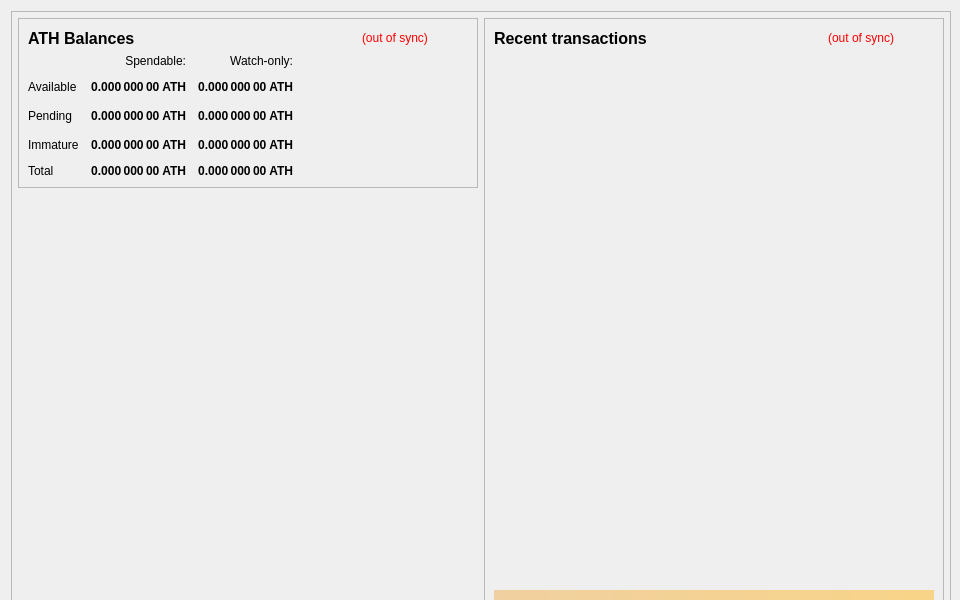
<?xml version="1.0" encoding="UTF-8"?>
<ui version="4.0">
 <class>OverviewPage</class>
 <widget class="QWidget" name="OverviewPage">
  <property name="geometry">
   <rect>
    <x>0</x>
    <y>0</y>
    <width>960</width>
    <height>600</height>
   </rect>
  </property>
  <property name="minimumSize">
   <size>
    <width>960</width>
    <height>600</height>
   </size>
  </property>
  <property name="font">
   <font>
    <weight>50</weight>
    <bold>false</bold>
   </font>
  </property>
  <property name="windowTitle">
   <string>Form</string>
  </property>
  <layout class="QVBoxLayout" name="topLayout" stretch="0">
   <property name="rightMargin">
    <number>9</number>
   </property>
   <item>
    <widget class="QFrame" name="frame_BG">
     <property name="minimumSize">
      <size>
       <width>850</width>
       <height>610</height>
      </size>
     </property>
     <property name="maximumSize">
      <size>
       <width>16777215</width>
       <height>16777215</height>
      </size>
     </property>
     <property name="frameShape">
      <enum>QFrame::StyledPanel</enum>
     </property>
     <property name="frameShadow">
      <enum>QFrame::Raised</enum>
     </property>
     <layout class="QVBoxLayout" name="verticalLayout_3" stretch="0">
      <property name="leftMargin">
       <number>0</number>
      </property>
      <property name="topMargin">
       <number>6</number>
      </property>
      <property name="rightMargin">
       <number>0</number>
      </property>
      <property name="bottomMargin">
       <number>6</number>
      </property>
      <item>
       <layout class="QVBoxLayout" name="verticalLayout_Master" stretch="1">
        <property name="leftMargin">
         <number>0</number>
        </property>
        <property name="topMargin">
         <number>0</number>
        </property>
        <property name="rightMargin">
         <number>0</number>
        </property>
        <property name="bottomMargin">
         <number>0</number>
        </property>
        <item>
         <widget class="QFrame" name="frame_Content">
          <layout class="QVBoxLayout" name="verticalLayout_Content">
           <property name="leftMargin">
            <number>6</number>
           </property>
           <property name="topMargin">
            <number>0</number>
           </property>
           <property name="rightMargin">
            <number>6</number>
           </property>
           <property name="bottomMargin">
            <number>0</number>
           </property>
           <item>
            <layout class="QHBoxLayout" name="horizontalLayout_Content" stretch="1,1">
             <property name="spacing">
              <number>6</number>
             </property>
             <item>
              <layout class="QVBoxLayout" name="verticalLayout_left" stretch="0,0,0">
               <item>
                <widget class="QFrame" name="frameBalances">
                 <property name="frameShape">
                  <enum>QFrame::StyledPanel</enum>
                 </property>
                 <property name="frameShadow">
                  <enum>QFrame::Raised</enum>
                 </property>
                 <layout class="QVBoxLayout" name="verticalLayout_4">
                  <item>
                   <layout class="QHBoxLayout" name="hlBalancesHeader" stretch="2,0,0">
                    <property name="spacing">
                     <number>6</number>
                    </property>
                    <item>
                     <widget class="QLabel" name="labelBalances">
                      <property name="minimumSize">
                       <size>
                        <width>0</width>
                        <height>0</height>
                       </size>
                      </property>
                      <property name="font">
                       <font>
                        <pointsize>12</pointsize>
                        <weight>75</weight>
                        <bold>true</bold>
                       </font>
                      </property>
                      <property name="text">
                       <string>ATH Balances</string>
                      </property>
                     </widget>
                    </item>
                    <item>
                     <widget class="QLabel" name="labelWalletStatus">
                      <property name="cursor">
                       <cursorShape>WhatsThisCursor</cursorShape>
                      </property>
                      <property name="toolTip">
                       <string>The displayed information may be out of date. Your wallet automatically synchronizes with the Authoracoin network after a connection is established, but this process has not completed yet.</string>
                      </property>
                      <property name="styleSheet">
                       <string notr="true">QLabel { color: red; }</string>
                      </property>
                      <property name="text">
                       <string notr="true">(out of sync)</string>
                      </property>
                      <property name="alignment">
                       <set>Qt::AlignLeading|Qt::AlignLeft|Qt::AlignVCenter</set>
                      </property>
                     </widget>
                    </item>
                    <item>
                     <spacer name="hsBalancesHeader">
                      <property name="orientation">
                       <enum>Qt::Horizontal</enum>
                      </property>
                      <property name="sizeHint" stdset="0">
                       <size>
                        <width>40</width>
                        <height>20</height>
                       </size>
                      </property>
                     </spacer>
                    </item>
                   </layout>
                  </item>
                  <item>
                   <layout class="QGridLayout" name="gridLayout">
                    <property name="spacing">
                     <number>12</number>
                    </property>
                    <item row="2" column="2">
                     <widget class="QLabel" name="labelWatchPending">
                      <property name="font">
                       <font>
                        <weight>75</weight>
                        <bold>true</bold>
                       </font>
                      </property>
                      <property name="cursor">
                       <cursorShape>ArrowCursor</cursorShape>
                      </property>
                      <property name="toolTip">
                       <string>Unconfirmed transactions to watch-only addresses</string>
                      </property>
                      <property name="text">
                       <string notr="true">0.000 000 00 ATH</string>
                      </property>
                      <property name="alignment">
                       <set>Qt::AlignRight|Qt::AlignTrailing|Qt::AlignVCenter</set>
                      </property>
                      <property name="textInteractionFlags">
                       <set>Qt::NoTextInteraction</set>
                      </property>
                     </widget>
                    </item>
                    <item row="2" column="1">
                     <widget class="QLabel" name="labelUnconfirmed">
                      <property name="font">
                       <font>
                        <weight>75</weight>
                        <bold>true</bold>
                       </font>
                      </property>
                      <property name="cursor">
                       <cursorShape>ArrowCursor</cursorShape>
                      </property>
                      <property name="toolTip">
                       <string>Total of transactions that have yet to be confirmed, and do not yet count toward the spendable balance</string>
                      </property>
                      <property name="text">
                       <string notr="true">0.000 000 00 ATH</string>
                      </property>
                      <property name="alignment">
                       <set>Qt::AlignRight|Qt::AlignTrailing|Qt::AlignVCenter</set>
                      </property>
                      <property name="textInteractionFlags">
                       <set>Qt::NoTextInteraction</set>
                      </property>
                     </widget>
                    </item>
                    <item row="3" column="2">
                     <widget class="QLabel" name="labelWatchImmature">
                      <property name="font">
                       <font>
                        <weight>75</weight>
                        <bold>true</bold>
                       </font>
                      </property>
                      <property name="cursor">
                       <cursorShape>ArrowCursor</cursorShape>
                      </property>
                      <property name="toolTip">
                       <string>Staked or masternode rewards in watch-only addresses that has not yet matured</string>
                      </property>
                      <property name="text">
                       <string notr="true">0.000 000 00 ATH</string>
                      </property>
                      <property name="alignment">
                       <set>Qt::AlignRight|Qt::AlignTrailing|Qt::AlignVCenter</set>
                      </property>
                      <property name="textInteractionFlags">
                       <set>Qt::NoTextInteraction</set>
                      </property>
                     </widget>
                    </item>
                    <item row="4" column="0">
                     <widget class="QLabel" name="labelTotalText">
                      <property name="text">
                       <string>Total</string>
                      </property>
                      <property name="textInteractionFlags">
                       <set>Qt::NoTextInteraction</set>
                      </property>
                     </widget>
                    </item>
                    <item row="3" column="1">
                     <widget class="QLabel" name="labelImmature">
                      <property name="font">
                       <font>
                        <weight>75</weight>
                        <bold>true</bold>
                       </font>
                      </property>
                      <property name="cursor">
                       <cursorShape>ArrowCursor</cursorShape>
                      </property>
                      <property name="toolTip">
                       <string>Staked or masternode rewards that has not yet matured</string>
                      </property>
                      <property name="text">
                       <string notr="true">0.000 000 00 ATH</string>
                      </property>
                      <property name="alignment">
                       <set>Qt::AlignRight|Qt::AlignTrailing|Qt::AlignVCenter</set>
                      </property>
                      <property name="textInteractionFlags">
                       <set>Qt::NoTextInteraction</set>
                      </property>
                     </widget>
                    </item>
                    <item row="2" column="3">
                     <spacer name="hsBalances">
                      <property name="orientation">
                       <enum>Qt::Horizontal</enum>
                      </property>
                      <property name="sizeHint" stdset="0">
                       <size>
                        <width>40</width>
                        <height>20</height>
                       </size>
                      </property>
                     </spacer>
                    </item>
                    <item row="3" column="0">
                     <widget class="QLabel" name="labelImmatureText">
                      <property name="text">
                       <string>Immature</string>
                      </property>
                      <property name="textInteractionFlags">
                       <set>Qt::NoTextInteraction</set>
                      </property>
                     </widget>
                    </item>
                    <item row="4" column="1">
                     <widget class="QLabel" name="labelTotal">
                      <property name="font">
                       <font>
                        <weight>75</weight>
                        <bold>true</bold>
                       </font>
                      </property>
                      <property name="cursor">
                       <cursorShape>ArrowCursor</cursorShape>
                      </property>
                      <property name="toolTip">
                       <string>Your current total balance</string>
                      </property>
                      <property name="text">
                       <string notr="true">0.000 000 00 ATH</string>
                      </property>
                      <property name="alignment">
                       <set>Qt::AlignRight|Qt::AlignTrailing|Qt::AlignVCenter</set>
                      </property>
                      <property name="textInteractionFlags">
                       <set>Qt::NoTextInteraction</set>
                      </property>
                     </widget>
                    </item>
                    <item row="4" column="2">
                     <widget class="QLabel" name="labelWatchTotal">
                      <property name="font">
                       <font>
                        <weight>75</weight>
                        <bold>true</bold>
                       </font>
                      </property>
                      <property name="cursor">
                       <cursorShape>ArrowCursor</cursorShape>
                      </property>
                      <property name="toolTip">
                       <string>Current total balance in watch-only addresses</string>
                      </property>
                      <property name="text">
                       <string notr="true">0.000 000 00 ATH</string>
                      </property>
                      <property name="alignment">
                       <set>Qt::AlignRight|Qt::AlignTrailing|Qt::AlignVCenter</set>
                      </property>
                      <property name="textInteractionFlags">
                       <set>Qt::NoTextInteraction</set>
                      </property>
                     </widget>
                    </item>
                    <item row="0" column="2">
                     <widget class="QLabel" name="labelWatchonly">
                      <property name="text">
                       <string>Watch-only:</string>
                      </property>
                      <property name="alignment">
                       <set>Qt::AlignRight|Qt::AlignTrailing|Qt::AlignVCenter</set>
                      </property>
                     </widget>
                    </item>
                    <item row="1" column="0">
                     <widget class="QLabel" name="labelBalanceText">
                      <property name="text">
                       <string>Available</string>
                      </property>
                      <property name="textInteractionFlags">
                       <set>Qt::NoTextInteraction</set>
                      </property>
                     </widget>
                    </item>
                    <item row="1" column="1">
                     <widget class="QLabel" name="labelBalance">
                      <property name="font">
                       <font>
                        <weight>75</weight>
                        <bold>true</bold>
                       </font>
                      </property>
                      <property name="cursor">
                       <cursorShape>ArrowCursor</cursorShape>
                      </property>
                      <property name="toolTip">
                       <string>Your current spendable balance</string>
                      </property>
                      <property name="text">
                       <string notr="true">0.000 000 00 ATH</string>
                      </property>
                      <property name="alignment">
                       <set>Qt::AlignRight|Qt::AlignTrailing|Qt::AlignVCenter</set>
                      </property>
                      <property name="textInteractionFlags">
                       <set>Qt::NoTextInteraction</set>
                      </property>
                     </widget>
                    </item>
                    <item row="1" column="2">
                     <widget class="QLabel" name="labelWatchAvailable">
                      <property name="font">
                       <font>
                        <weight>75</weight>
                        <bold>true</bold>
                       </font>
                      </property>
                      <property name="cursor">
                       <cursorShape>ArrowCursor</cursorShape>
                      </property>
                      <property name="toolTip">
                       <string>Your current balance in watch-only addresses</string>
                      </property>
                      <property name="text">
                       <string notr="true">0.000 000 00 ATH</string>
                      </property>
                      <property name="alignment">
                       <set>Qt::AlignRight|Qt::AlignTrailing|Qt::AlignVCenter</set>
                      </property>
                      <property name="textInteractionFlags">
                       <set>Qt::NoTextInteraction</set>
                      </property>
                     </widget>
                    </item>
                    <item row="2" column="0">
                     <widget class="QLabel" name="labelPendingText">
                      <property name="text">
                       <string>Pending</string>
                      </property>
                      <property name="textInteractionFlags">
                       <set>Qt::NoTextInteraction</set>
                      </property>
                     </widget>
                    </item>
                    <item row="0" column="1">
                     <widget class="QLabel" name="labelSpendable">
                      <property name="text">
                       <string>Spendable:</string>
                      </property>
                      <property name="alignment">
                       <set>Qt::AlignRight|Qt::AlignTrailing|Qt::AlignVCenter</set>
                      </property>
                     </widget>
                    </item>
                   </layout>
                  </item>
                 </layout>
                </widget>
               </item>
               <item>
                <spacer name="verticalSpacer">
                 <property name="orientation">
                  <enum>Qt::Vertical</enum>
                 </property>
                 <property name="sizeHint" stdset="0">
                  <size>
                   <width>20</width>
                   <height>40</height>
                  </size>
                 </property>
                </spacer>
               </item>
               <item>
                <widget class="QLabel" name="bg_logo">
                 <property name="minimumSize">
                  <size>
                   <width>250</width>
                   <height>300</height>
                  </size>
                 </property>
                 <property name="maximumSize">
                  <size>
                   <width>16777215</width>
                   <height>450</height>
                  </size>
                 </property>
                 <property name="font">
                  <font>
                   <pointsize>14</pointsize>
                  </font>
                 </property>
                 <property name="text">
                  <string/>
                 </property>
                 <property name="alignment">
                  <set>Qt::AlignRight|Qt::AlignTrailing|Qt::AlignVCenter</set>
                 </property>
                </widget>
               </item>
              </layout>
             </item>
             <item>
              <layout class="QVBoxLayout" name="verticalLayout_right" stretch="1">
               <item>
                <widget class="QFrame" name="frame_RecentTransactions">
                 <property name="minimumSize">
                  <size>
                   <width>0</width>
                   <height>0</height>
                  </size>
                 </property>
                 <property name="frameShape">
                  <enum>QFrame::StyledPanel</enum>
                 </property>
                 <property name="frameShadow">
                  <enum>QFrame::Raised</enum>
                 </property>
                 <layout class="QVBoxLayout" name="verticalLayout_1" stretch="0,0,0,0">
                  <item>
                   <layout class="QHBoxLayout" name="horizontalLayout_2" stretch="2,0,0">
                    <property name="spacing">
                     <number>3</number>
                    </property>
                    <item>
                     <widget class="QLabel" name="label_4">
                      <property name="minimumSize">
                       <size>
                        <width>0</width>
                        <height>20</height>
                       </size>
                      </property>
                      <property name="font">
                       <font>
                        <pointsize>12</pointsize>
                        <weight>75</weight>
                        <bold>true</bold>
                       </font>
                      </property>
                      <property name="text">
                       <string>Recent transactions</string>
                      </property>
                     </widget>
                    </item>
                    <item>
                     <widget class="QLabel" name="labelTransactionsStatus">
                      <property name="cursor">
                       <cursorShape>WhatsThisCursor</cursorShape>
                      </property>
                      <property name="toolTip">
                       <string>The displayed information may be out of date. Your wallet automatically synchronizes with the Authoracoin network after a connection is established, but this process has not completed yet.</string>
                      </property>
                      <property name="styleSheet">
                       <string notr="true">QLabel { color: red; }</string>
                      </property>
                      <property name="text">
                       <string notr="true">(out of sync)</string>
                      </property>
                      <property name="alignment">
                       <set>Qt::AlignRight|Qt::AlignTrailing|Qt::AlignVCenter</set>
                      </property>
                     </widget>
                    </item>
                    <item>
                     <spacer name="horizontalSpacer">
                      <property name="orientation">
                       <enum>Qt::Horizontal</enum>
                      </property>
                      <property name="sizeHint" stdset="0">
                       <size>
                        <width>40</width>
                        <height>20</height>
                       </size>
                      </property>
                     </spacer>
                    </item>
                   </layout>
                  </item>
                  <item>
                   <widget class="QListView" name="listTransactions">
                    <property name="minimumSize">
                     <size>
                      <width>0</width>
                      <height>0</height>
                     </size>
                    </property>
                    <property name="styleSheet">
                     <string notr="true">QListView { background: transparent; }</string>
                    </property>
                    <property name="frameShape">
                     <enum>QFrame::NoFrame</enum>
                    </property>
                    <property name="verticalScrollBarPolicy">
                     <enum>Qt::ScrollBarAlwaysOff</enum>
                    </property>
                    <property name="horizontalScrollBarPolicy">
                     <enum>Qt::ScrollBarAlwaysOff</enum>
                    </property>
                    <property name="selectionMode">
                     <enum>QAbstractItemView::NoSelection</enum>
                    </property>
                   </widget>
                  </item>
                  <item>
                   <spacer name="verticalSpacer_2">
                    <property name="orientation">
                     <enum>Qt::Vertical</enum>
                    </property>
                    <property name="sizeType">
                     <enum>QSizePolicy::Expanding</enum>
                    </property>
                    <property name="sizeHint" stdset="0">
                     <size>
                      <width>20</width>
                      <height>40</height>
                     </size>
                    </property>
                   </spacer>
                  </item>
                  <item>
                   <widget class="QLabel" name="labelAlerts">
                    <property name="maximumSize">
                     <size>
                      <width>16777215</width>
                      <height>16777215</height>
                     </size>
                    </property>
                    <property name="styleSheet">
                     <string notr="true">background-color: qlineargradient(x1: 0, y1: 0, x2: 1, y2: 0, stop:0 #F0D0A0, stop:1 #F8D488); color:#000000;</string>
                    </property>
                    <property name="text">
                     <string/>
                    </property>
                    <property name="wordWrap">
                     <bool>true</bool>
                    </property>
                    <property name="margin">
                     <number>3</number>
                    </property>
                   </widget>
                  </item>
                 </layout>
                </widget>
               </item>
              </layout>
             </item>
            </layout>
           </item>
          </layout>
         </widget>
        </item>
       </layout>
      </item>
     </layout>
    </widget>
   </item>
  </layout>
 </widget>
 <resources/>
 <connections/>
</ui>
